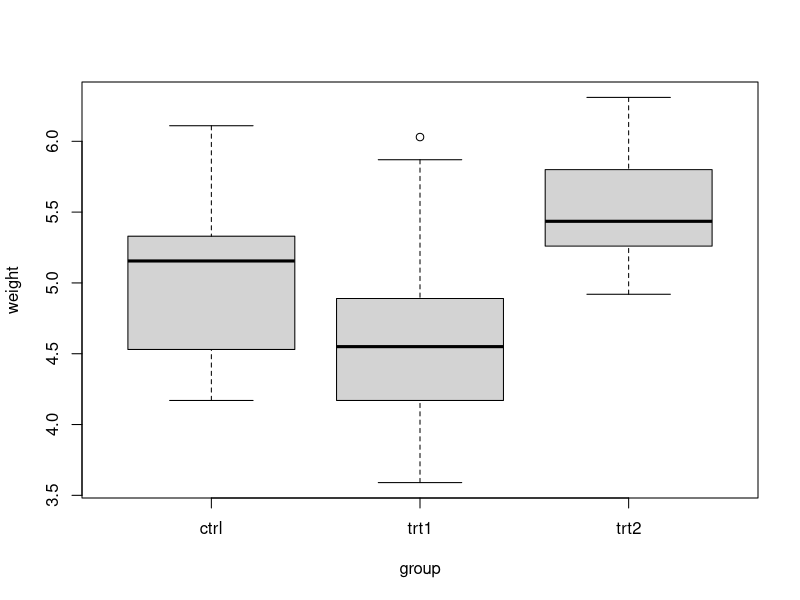
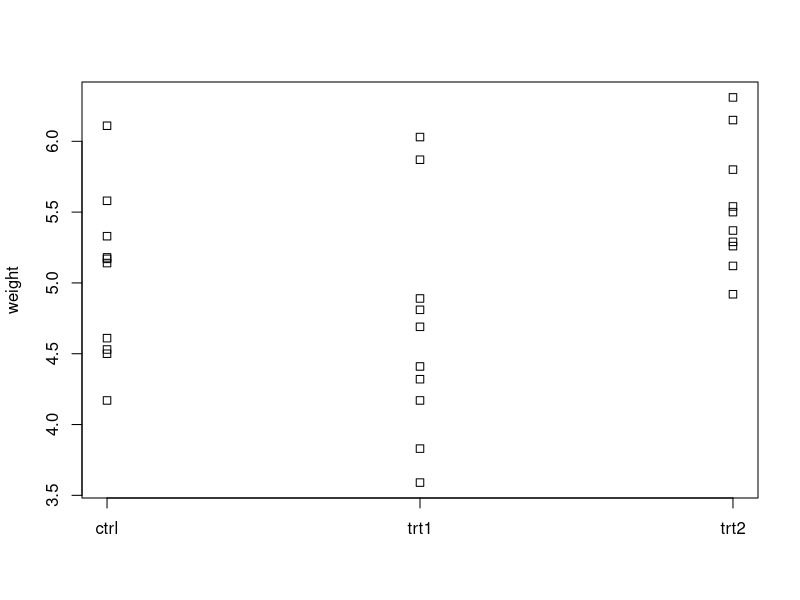
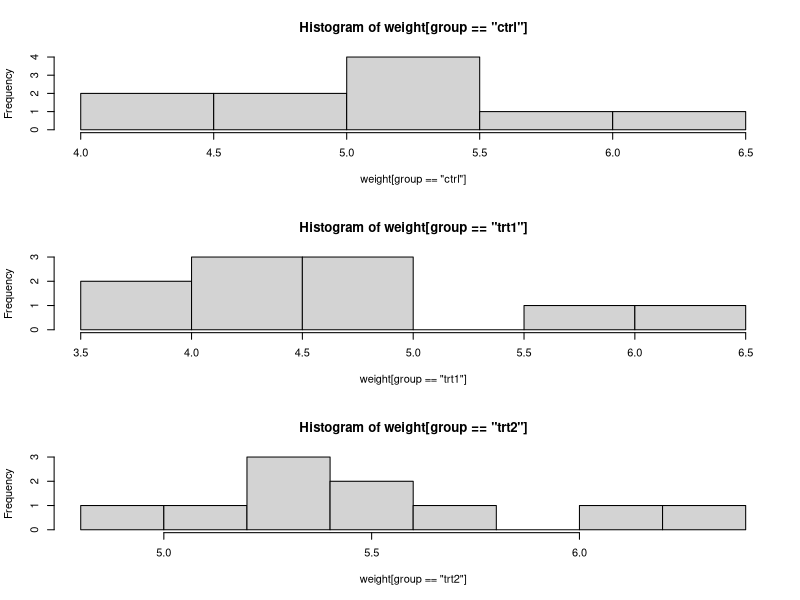
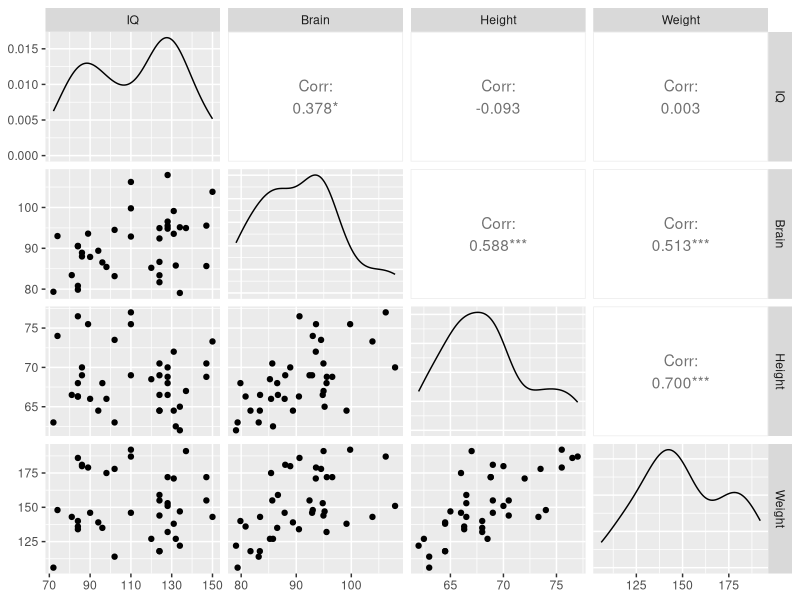

Write the R code that produced these figures, in order.
## ---- chunk 1
coefint <- c(110,100,115,105,104)

#H0:mu=100 , H1: mu !=100

# (case 1) calculate the confidence interval about the mean (at 95%)
t.test(coefint,mu=100)$conf.int

# (case 2) indicate if such subjects have been drawn from a population with a mean of 100
#t.test(coefint,mu=100,conf.level = 0.99)

t.test(coefint,mu=100)

## ---- chunk 2

library(MASS)

# test whether the difference in pulse between men and women is different or not

#H1: the mean difference between men and women is not equal to zero

t.test(Pulse~Sex,data=survey)

# can it be considered that the pulse rate of women is higher than that of men at a confidence level of 90%?

t.test(Pulse~Sex,alternative="g",data=survey,conf.level=0.9)


## ---- chunk 3
prob <- c(0.301,0.176,0.125,0.097,0.079,0.067,0.058,0.051,0.046)
freqs <- c(7, 13, 12,  9,  9, 13, 11, 10, 16)

chisq.test(freqs,p=prob)

#H0: the distribution of the sample follows the proposed theoretical distribution

## ---- chunk 4
data("PlantGrowth")
PlantGrowth
head(PlantGrowth)
attach(PlantGrowth)
str(PlantGrowth)
## ---- chunk 5
boxplot(weight ~ group)
stripchart(weight ~ group, vertical=TRUE)
## ---- chunk 6
meansd <- function(x) c(mean=mean(x), sd=sd(x))
by(weight, group, FUN=meansd)
## ---- chunk 7

par(mfrow=c(3,1))
hist(weight[group=="ctrl"])
hist(weight[group=="trt1"])
hist(weight[group=="trt2"])
## ---- chunk 8

oneway.test(weight ~ group) #They are different

## ---- chunk 9
#Between classes ctrl and trt1 njo it can be considered that there is a difference
PlantGrowth[group!="trt2",]

oneway.test(weight ~ group,data = PlantGrowth[group!="trt2",])
## ---- chunk 10
#between the grouped classes ctrl+trt1 facing trt2:

M <- PlantGrowth
M[M$group=="ctrl","group"] <- "trt1"
M
## ---- chunk 11

oneway.test(weight~group,M)

#it can be considered that there are only two classes

## ---- chunk 12

df <- read.csv('iqphys.csv',sep=',')

head(df)


str(df)

library(ggplot2)
library(GGally)

help(ggpairs)

ggpairs(df)

## ---- chunk 13

library(Hmisc)

corrs <- rcorr(as.matrix(df))

corrs$r #Pearson R correlation coefficients
corrs$P #pvalue of Pearson's test

## ---- chunk 14

corrs$P>0.05

corrs$r>0.7

## ---- chunk 15

R<- corrs$r
R

R[1,]

## ---- chunk 16
cor(df)

cor(df$IQ, df)
## ---- chunk 17

cor(df$IQ, df)^2
